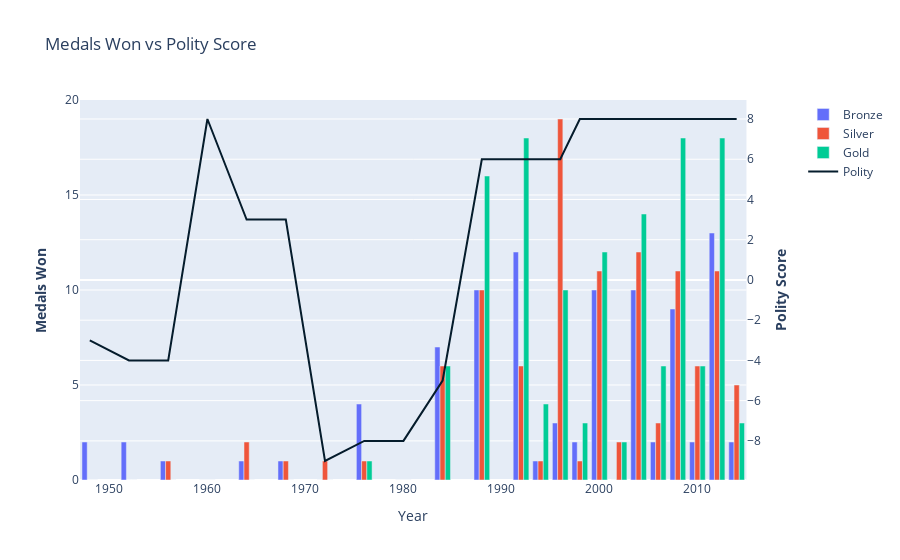
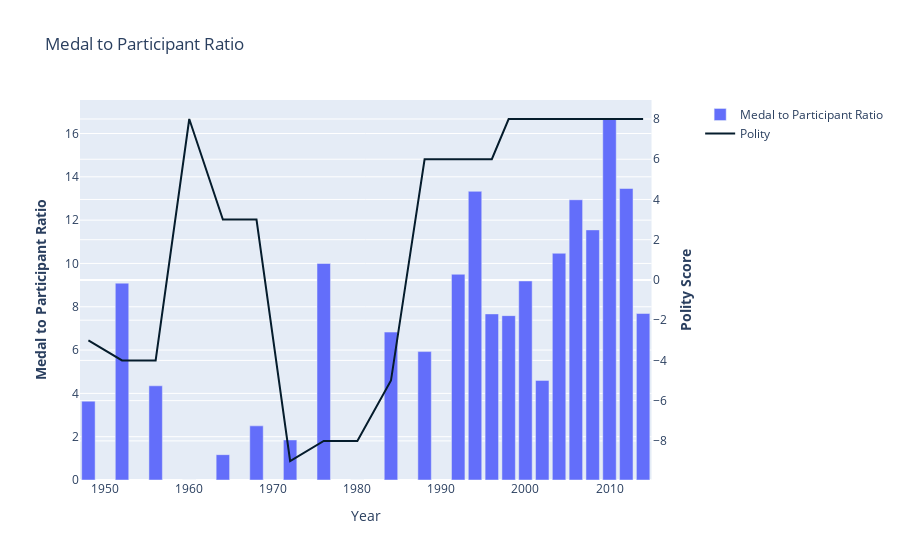
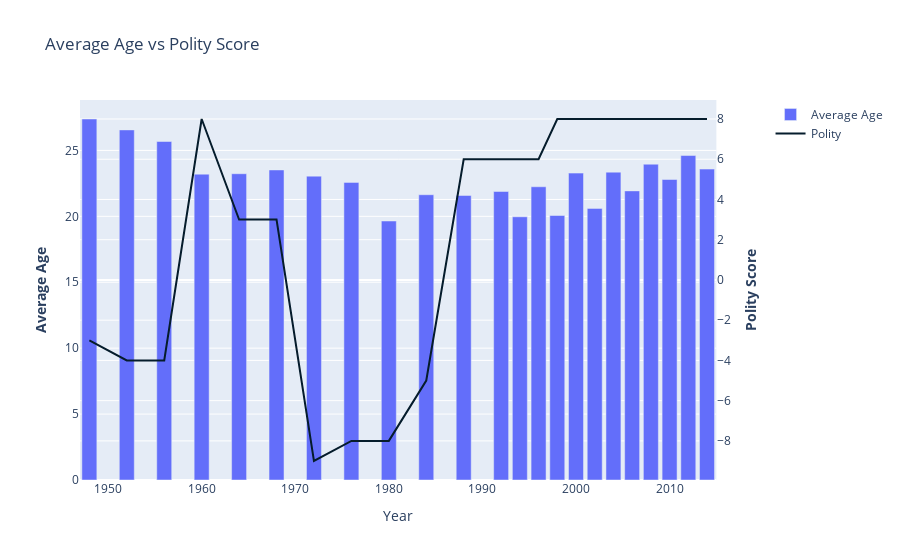
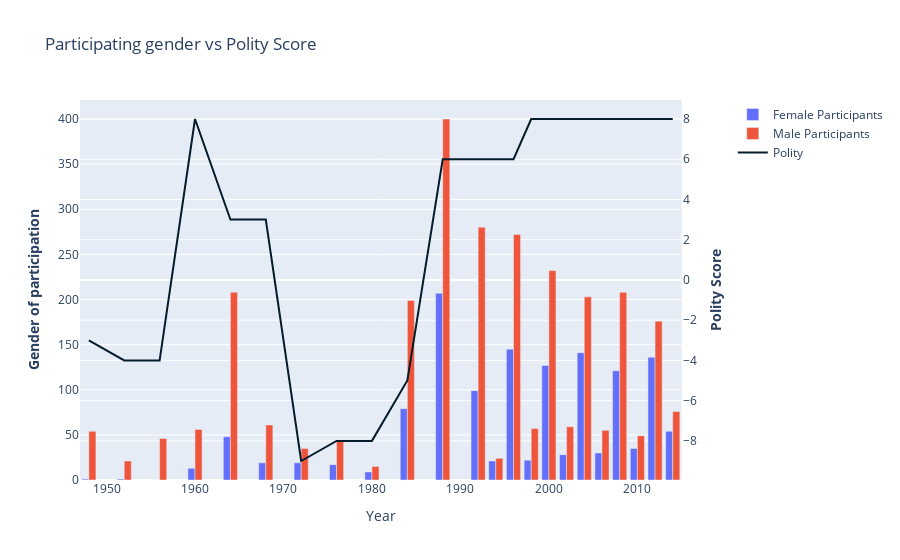

These figures' notebook cell, in order:
### Code cell
plot_graphs_for_country(final_df, polity_dff3, 'SOUTH KOREA', 1945, 2014, 'POLITY')

### Figure 1 — Plotly figure (JSON) as saved in the notebook; plotly's stock layout.template omitted (floating-point values rounded to 4 significant figures)
{"data": [{"name": "Bronze", "type": "bar", "x": [1948, 1952, 1956, 1960, 1964, 1968, 1972, 1976, 1980, 1984, 1988, 1992, 1994, 1996, 1998, 2000, 2002, 2004, 2006, 2008, 2010, 2012, 2014], "xaxis": "x", "y": [2, 2, 1, 0, 1, 1, 0, 4, 0, 7, 10, 12, 1, 3, 2, 10, 0, 10, 2, 9, 2, 13, 2], "yaxis": "y"}, {"name": "Silver", "type": "bar", "x": [1948, 1952, 1956, 1960, 1964, 1968, 1972, 1976, 1980, 1984, 1988, 1992, 1994, 1996, 1998, 2000, 2002, 2004, 2006, 2008, 2010, 2012, 2014], "xaxis": "x", "y": [0, 0, 1, 0, 2, 1, 1, 1, 0, 6, 10, 6, 1, 19, 1, 11, 2, 12, 3, 11, 6, 11, 5], "yaxis": "y"}, {"name": "Gold", "type": "bar", "x": [1948, 1952, 1956, 1960, 1964, 1968, 1972, 1976, 1980, 1984, 1988, 1992, 1994, 1996, 1998, 2000, 2002, 2004, 2006, 2008, 2010, 2012, 2014], "xaxis": "x", "y": [0, 0, 0, 0, 0, 0, 0, 1, 0, 6, 16, 18, 4, 10, 3, 12, 2, 14, 6, 18, 6, 18, 3], "yaxis": "y"}, {"marker": {"color": "#051c2c"}, "name": "Polity", "type": "scatter", "x": [1948, 1952, 1956, 1960, 1964, 1968, 1972, 1976, 1980, 1984, 1988, 1992, 1994, 1996, 1998, 2000, 2002, 2004, 2006, 2008, 2010, 2012, 2014], "xaxis": "x", "y": [-3, -4, -4, 8, 3, 3, -9, -8, -8, -5, 6, 6, 6, 6, 8, 8, 8, 8, 8, 8, 8, 8, 8], "yaxis": "y2"}], "layout": {"title": {"text": "Medals Won vs Polity Score"}, "xaxis": {"anchor": "y", "domain": [0, 0.94], "title": {"text": "Year"}}, "yaxis": {"anchor": "x", "domain": [0, 1], "title": {"text": "<b>Medals Won</b>"}}, "yaxis2": {"anchor": "x", "overlaying": "y", "side": "right", "title": {"text": "<b>Polity Score</b>"}}}}

### Figure 2 — Plotly figure (JSON) as saved in the notebook; plotly's stock layout.template omitted (floating-point values rounded to 4 significant figures)
{"data": [{"name": "Medal to Participant Ratio", "type": "bar", "x": [1948, 1952, 1956, 1960, 1964, 1968, 1972, 1976, 1980, 1984, 1988, 1992, 1994, 1996, 1998, 2000, 2002, 2004, 2006, 2008, 2010, 2012, 2014], "xaxis": "x", "y": [3.64, 9.09, 4.35, 0, 1.17, 2.5, 1.85, 10, 0, 6.83, 5.93, 9.5, 13.33, 7.67, 7.59, 9.19, 4.6, 10.47, 12.94, 11.55, 16.67, 13.46, 7.69], "yaxis": "y"}, {"marker": {"color": "#051c2c"}, "name": "Polity", "type": "scatter", "x": [1948, 1952, 1956, 1960, 1964, 1968, 1972, 1976, 1980, 1984, 1988, 1992, 1994, 1996, 1998, 2000, 2002, 2004, 2006, 2008, 2010, 2012, 2014], "xaxis": "x", "y": [-3, -4, -4, 8, 3, 3, -9, -8, -8, -5, 6, 6, 6, 6, 8, 8, 8, 8, 8, 8, 8, 8, 8], "yaxis": "y2"}], "layout": {"title": {"text": "Medal to Participant Ratio"}, "xaxis": {"anchor": "y", "domain": [0, 0.94], "title": {"text": "Year"}}, "yaxis": {"anchor": "x", "domain": [0, 1], "title": {"text": "<b>Medal to Participant Ratio</b>"}}, "yaxis2": {"anchor": "x", "overlaying": "y", "side": "right", "title": {"text": "<b>Polity Score</b>"}}}}

### Figure 3 — Plotly figure (JSON) as saved in the notebook; plotly's stock layout.template omitted (floating-point values rounded to 4 significant figures)
{"data": [{"name": "Average Age", "type": "bar", "x": [1948, 1952, 1956, 1960, 1964, 1968, 1972, 1976, 1980, 1984, 1988, 1992, 1994, 1996, 1998, 2000, 2002, 2004, 2006, 2008, 2010, 2012, 2014], "xaxis": "x", "y": [27.38, 26.56, 25.67, 23.2, 23.23, 23.52, 23.05, 22.57, 19.64, 21.64, 21.58, 21.88, 19.96, 22.24, 20.06, 23.28, 20.6, 23.35, 21.93, 23.95, 22.79, 24.61, 23.58], "yaxis": "y"}, {"marker": {"color": "#051c2c"}, "name": "Polity", "type": "scatter", "x": [1948, 1952, 1956, 1960, 1964, 1968, 1972, 1976, 1980, 1984, 1988, 1992, 1994, 1996, 1998, 2000, 2002, 2004, 2006, 2008, 2010, 2012, 2014], "xaxis": "x", "y": [-3, -4, -4, 8, 3, 3, -9, -8, -8, -5, 6, 6, 6, 6, 8, 8, 8, 8, 8, 8, 8, 8, 8], "yaxis": "y2"}], "layout": {"title": {"text": "Average Age vs Polity Score"}, "xaxis": {"anchor": "y", "domain": [0, 0.94], "title": {"text": "Year"}}, "yaxis": {"anchor": "x", "domain": [0, 1], "title": {"text": "<b>Average Age</b>"}}, "yaxis2": {"anchor": "x", "overlaying": "y", "side": "right", "title": {"text": "<b>Polity Score</b>"}}}}

### Figure 4 — Plotly figure (JSON) as saved in the notebook; plotly's stock layout.template omitted (floating-point values rounded to 4 significant figures)
{"data": [{"name": "Female Participants", "type": "bar", "x": [1948, 1952, 1956, 1960, 1964, 1968, 1972, 1976, 1980, 1984, 1988, 1992, 1994, 1996, 1998, 2000, 2002, 2004, 2006, 2008, 2010, 2012, 2014], "xaxis": "x", "y": [1, 1, 0, 13, 48, 19, 19, 17, 9, 79, 207, 99, 21, 145, 22, 127, 28, 141, 30, 121, 35, 136, 54], "yaxis": "y"}, {"name": "Male Participants", "type": "bar", "x": [1948, 1952, 1956, 1960, 1964, 1968, 1972, 1976, 1980, 1984, 1988, 1992, 1994, 1996, 1998, 2000, 2002, 2004, 2006, 2008, 2010, 2012, 2014], "xaxis": "x", "y": [54, 21, 46, 56, 208, 61, 35, 43, 15, 199, 400, 280, 24, 272, 57, 232, 59, 203, 55, 208, 49, 176, 76], "yaxis": "y"}, {"marker": {"color": "#051c2c"}, "name": "Polity", "type": "scatter", "x": [1948, 1952, 1956, 1960, 1964, 1968, 1972, 1976, 1980, 1984, 1988, 1992, 1994, 1996, 1998, 2000, 2002, 2004, 2006, 2008, 2010, 2012, 2014], "xaxis": "x", "y": [-3, -4, -4, 8, 3, 3, -9, -8, -8, -5, 6, 6, 6, 6, 8, 8, 8, 8, 8, 8, 8, 8, 8], "yaxis": "y2"}], "layout": {"title": {"text": "Participating gender vs Polity Score"}, "xaxis": {"anchor": "y", "domain": [0, 0.94], "title": {"text": "Year"}}, "yaxis": {"anchor": "x", "domain": [0, 1], "title": {"text": "<b>Gender of participation</b>"}}, "yaxis2": {"anchor": "x", "overlaying": "y", "side": "right", "title": {"text": "<b>Polity Score</b>"}}}}
